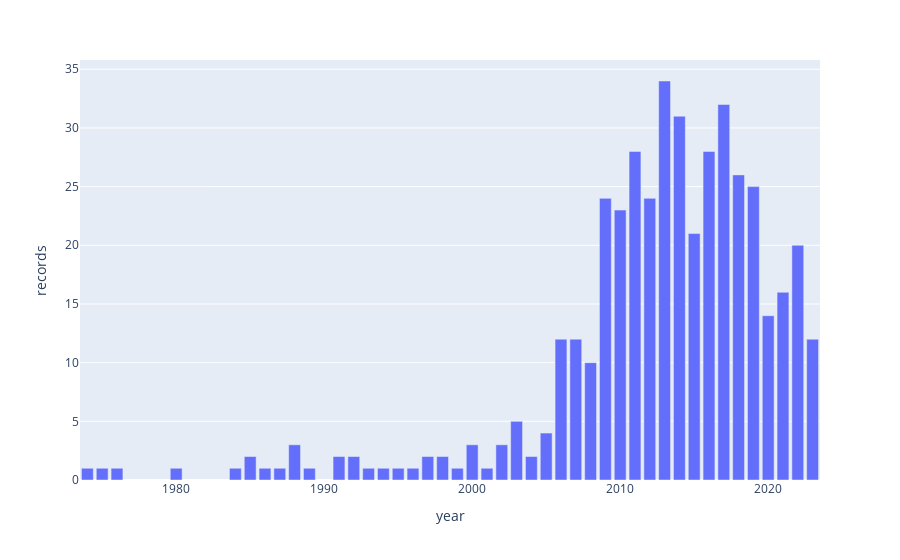

The code cell stored with this chart in its notebook:
### Code cell
g = px.bar(collection_by_year[collection_by_year.year>1970], x='year',y='records')
g.show()

### Figure 1 — Plotly figure (JSON) as saved in the notebook; plotly's stock layout.template omitted (floating-point values rounded to 4 significant figures)
{"data": [{"alignmentgroup": "True", "hovertemplate": "year=%{x}<br>records=%{y}<extra></extra>", "legendgroup": "", "marker": {"color": "#636efa", "pattern": {"shape": ""}}, "name": "", "offsetgroup": "", "orientation": "v", "showlegend": false, "textposition": "auto", "type": "bar", "x": [1974, 1975, 1976, 1980, 1984, 1985, 1986, 1987, 1988, 1989, 1991, 1992, 1993, 1994, 1995, 1996, 1997, 1998, 1999, 2000, 2001, 2002, 2003, 2004, 2005, 2006, 2007, 2008, 2009, 2010, 2011, 2012, 2013, 2014, 2015, 2016, 2017, 2018, 2019, 2020, 2021, 2022, 2023], "xaxis": "x", "y": [1, 1, 1, 1, 1, 2, 1, 1, 3, 1, 2, 2, 1, 1, 1, 1, 2, 2, 1, 3, 1, 3, 5, 2, 4, 12, 12, 10, 24, 23, 28, 24, 34, 31, 21, 28, 32, 26, 25, 14, 16, 20, 12], "yaxis": "y"}], "layout": {"barmode": "relative", "legend": {"tracegroupgap": 0}, "margin": {"t": 60}, "xaxis": {"anchor": "y", "domain": [0, 1], "title": {"text": "year"}}, "yaxis": {"anchor": "x", "domain": [0, 1], "title": {"text": "records"}}}}
